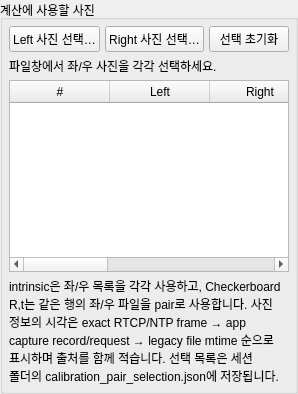
<ui version="4.0">
  <class>Form</class>
  <widget class="QGroupBox" name="group">
    <property name="title">
      <string>계산에 사용할 사진</string>
    </property>
    <property name="minimumSize">
      <size>
        <width>0</width>
        <height>0</height>
      </size>
    </property>
    <property name="maximumSize">
      <size>
        <width>16777215</width>
        <height>16777215</height>
      </size>
    </property>
    <layout class="QVBoxLayout" name="formLayout">
      <property name="leftMargin">
        <number>6</number>
      </property>
      <property name="topMargin">
        <number>6</number>
      </property>
      <property name="rightMargin">
        <number>6</number>
      </property>
      <property name="bottomMargin">
        <number>6</number>
      </property>
      <property name="spacing">
        <number>5</number>
      </property>
      <item>
        <layout class="QGridLayout" name="controls">
          <property name="leftMargin">
            <number>0</number>
          </property>
          <property name="topMargin">
            <number>0</number>
          </property>
          <property name="rightMargin">
            <number>0</number>
          </property>
          <property name="bottomMargin">
            <number>0</number>
          </property>
          <property name="spacing">
            <number>-1</number>
          </property>
          <item row="0" column="0" rowspan="1" colspan="1">
            <widget class="QPushButton" name="calibration_left_files_button">
              <property name="text">
                <string>Left 사진 선택…</string>
              </property>
              <property name="minimumSize">
                <size>
                  <width>0</width>
                  <height>0</height>
                </size>
              </property>
              <property name="maximumSize">
                <size>
                  <width>16777215</width>
                  <height>16777215</height>
                </size>
              </property>
            </widget>
          </item>
          <item row="0" column="1" rowspan="1" colspan="1">
            <widget class="QPushButton" name="calibration_right_files_button">
              <property name="text">
                <string>Right 사진 선택…</string>
              </property>
              <property name="minimumSize">
                <size>
                  <width>0</width>
                  <height>0</height>
                </size>
              </property>
              <property name="maximumSize">
                <size>
                  <width>16777215</width>
                  <height>16777215</height>
                </size>
              </property>
            </widget>
          </item>
          <item row="0" column="2" rowspan="1" colspan="1">
            <widget class="QPushButton" name="calibration_clear_files_button">
              <property name="text">
                <string>선택 초기화</string>
              </property>
              <property name="minimumSize">
                <size>
                  <width>0</width>
                  <height>0</height>
                </size>
              </property>
              <property name="maximumSize">
                <size>
                  <width>16777215</width>
                  <height>16777215</height>
                </size>
              </property>
            </widget>
          </item>
          <item row="1" column="0" rowspan="1" colspan="3">
            <widget class="QLabel" name="calibration_file_selection_summary">
              <property name="text">
                <string>파일창에서 좌/우 사진을 각각 선택하세요.</string>
              </property>
              <property name="wordWrap">
                <bool>true</bool>
              </property>
              <property name="minimumSize">
                <size>
                  <width>0</width>
                  <height>0</height>
                </size>
              </property>
              <property name="maximumSize">
                <size>
                  <width>16777215</width>
                  <height>16777215</height>
                </size>
              </property>
            </widget>
          </item>
        </layout>
      </item>
      <item>
        <widget class="QTableWidget" name="calibration_selected_files_table">
          <property name="wordWrap">
            <bool>true</bool>
          </property>
          <property name="alternatingRowColors">
            <bool>false</bool>
          </property>
          <property name="minimumSize">
            <size>
              <width>0</width>
              <height>100</height>
            </size>
          </property>
          <property name="maximumSize">
            <size>
              <width>16777215</width>
              <height>230</height>
            </size>
          </property>
          <property name="selectionMode">
            <enum>QAbstractItemView::NoSelection</enum>
          </property>
          <property name="editTriggers">
            <set>QAbstractItemView::NoEditTriggers</set>
          </property>
          <column>
            <property name="text">
              <string>#</string>
            </property>
          </column>
          <column>
            <property name="text">
              <string>Left</string>
            </property>
          </column>
          <column>
            <property name="text">
              <string>Right</string>
            </property>
          </column>
          <column>
            <property name="text">
              <string>Left 정보</string>
            </property>
          </column>
          <column>
            <property name="text">
              <string>Right 정보</string>
            </property>
          </column>
          <column>
            <property name="text">
              <string>Pair</string>
            </property>
          </column>
        </widget>
      </item>
      <item>
        <widget class="QLabel" name="hint">
          <property name="text">
            <string>intrinsic은 좌/우 목록을 각각 사용하고, Checkerboard R,t는 같은 행의 좌/우 파일을 pair로 사용합니다. 사진 정보의 시각은 exact RTCP/NTP frame → app capture record/request → legacy file mtime 순으로 표시하며 출처를 함께 적습니다. 선택 목록은 세션 폴더의 calibration_pair_selection.json에 저장됩니다.</string>
          </property>
          <property name="wordWrap">
            <bool>true</bool>
          </property>
          <property name="minimumSize">
            <size>
              <width>0</width>
              <height>0</height>
            </size>
          </property>
          <property name="maximumSize">
            <size>
              <width>16777215</width>
              <height>16777215</height>
            </size>
          </property>
        </widget>
      </item>
    </layout>
  </widget>
  <resources />
  <connections />
</ui>
